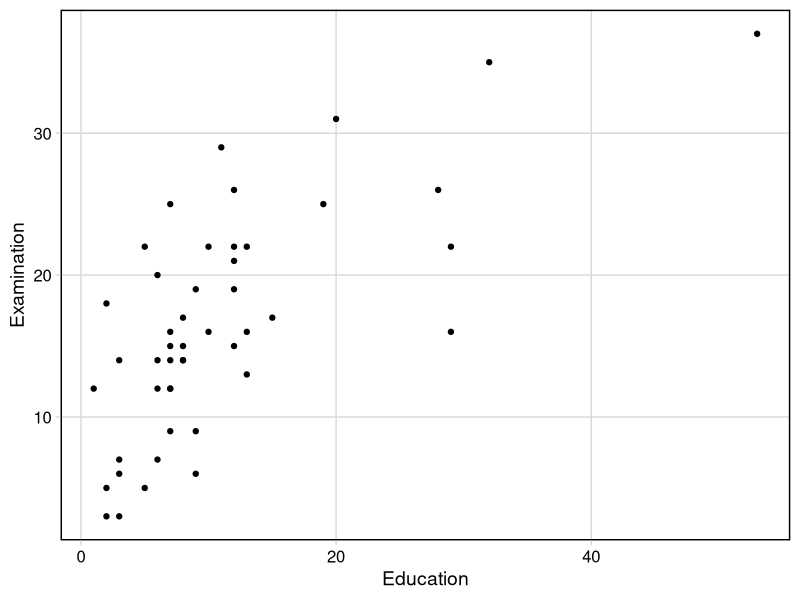
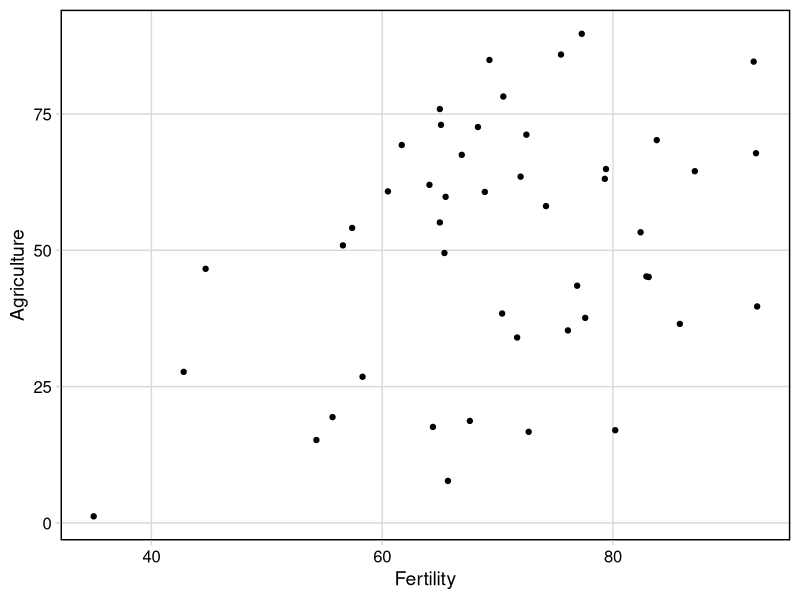
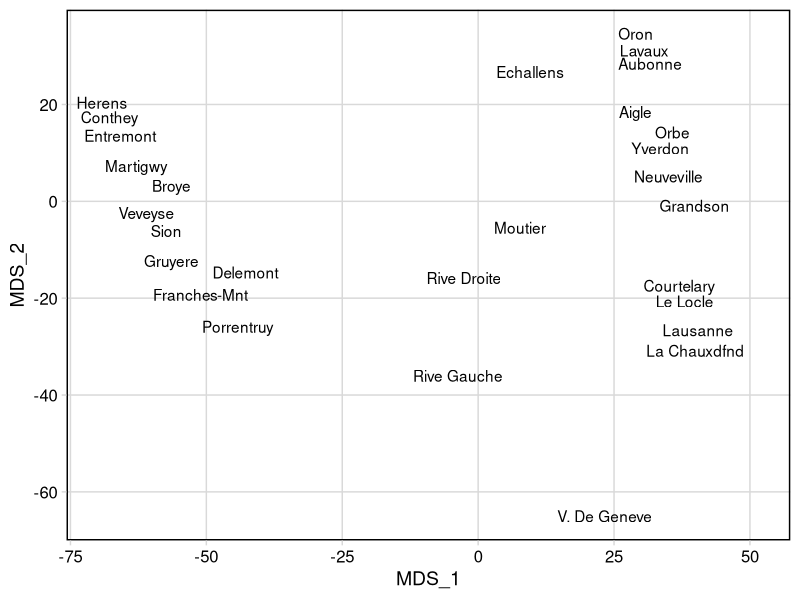
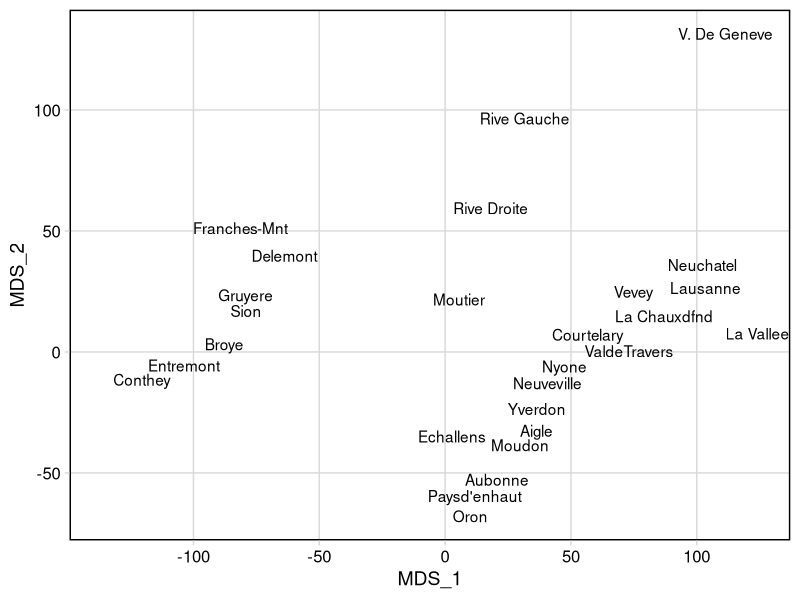
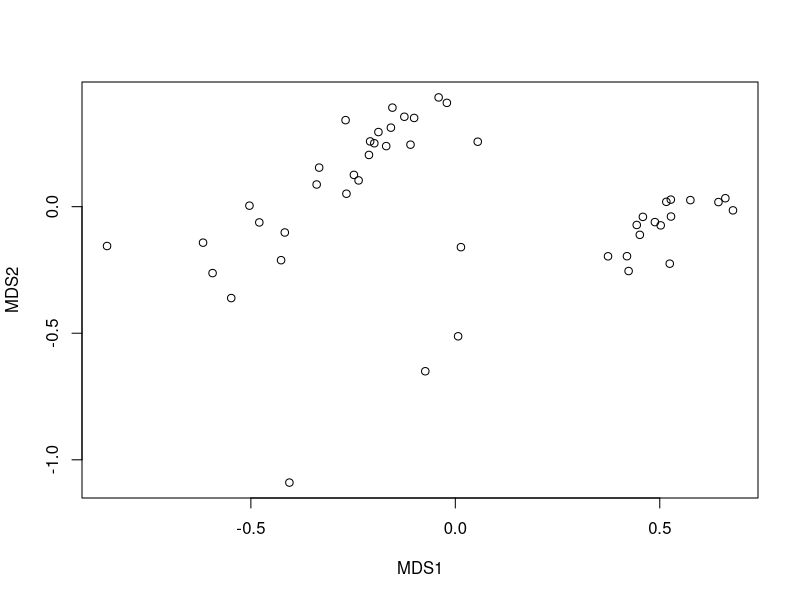
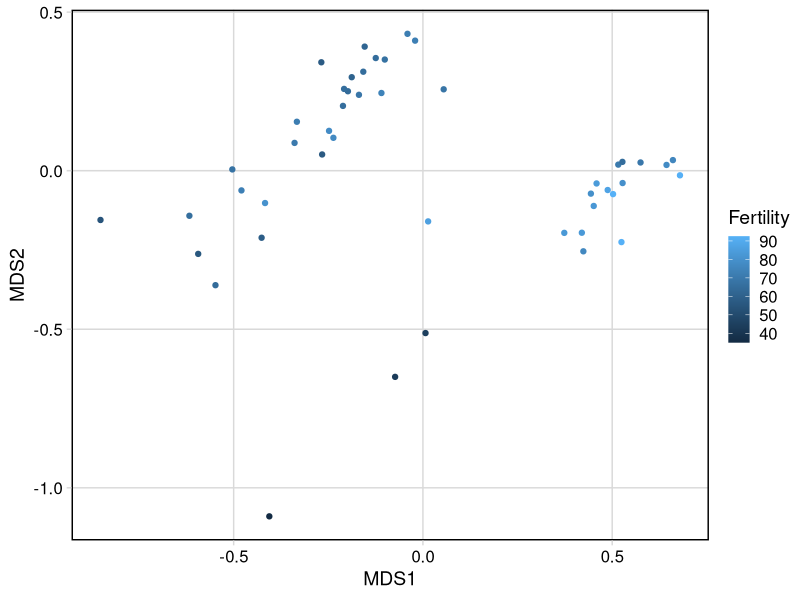
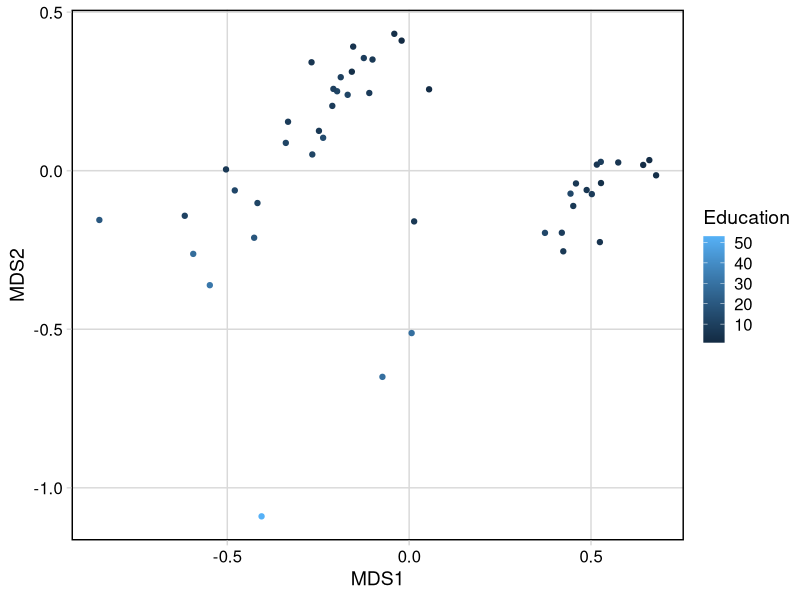
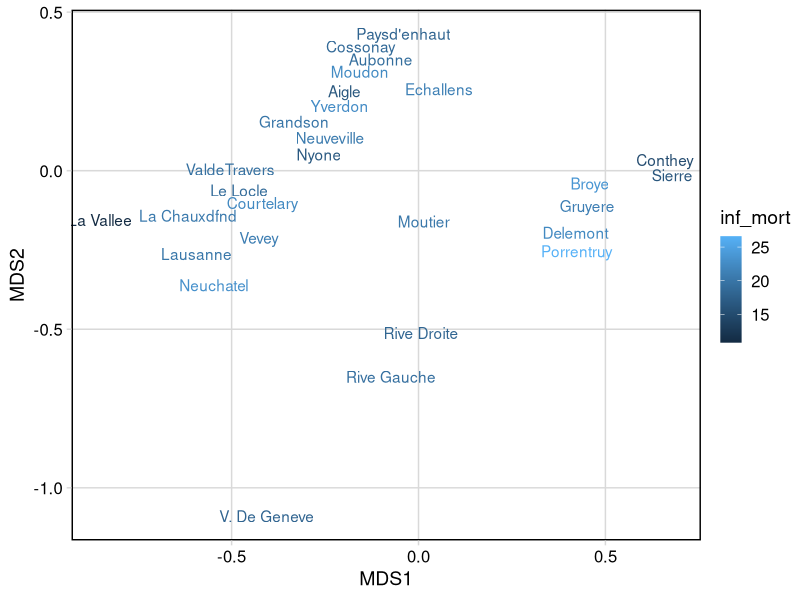

Source code (R) for these figures, in order:
## ---- chunk 1
library(tidyverse)
library(ggplot2)
library(vegan)
library(MASS)
library(ggforce)
library(cowplot)
## ---- chunk 2

data("swiss")
head(swiss)
skimr::skim(swiss)

## ---- chunk 3
swiss %>%
  ggplot(aes(x=Education, y = Examination)) +
  geom_point() +
  theme_minimal_grid() +
  panel_border(color = "black")

## ---- chunk 4
swiss %>%
  ggplot(aes(x=Fertility, y = Agriculture)) +
  geom_point() +
  theme_minimal_grid() +
  panel_border(color = "black")
## ---- chunk 5
distance_matrix_euclidean <- swiss %>% dist(method = "euclidean")

euclidean_MDS <- distance_matrix_euclidean %>% 
                  cmdscale()

tibble_euclidean_MDS <- tibble(
                          MDS_1 = euclidean_MDS[,1], 
                          MDS_2 = euclidean_MDS[,2],
                          city =  rownames(euclidean_MDS)
)
                  

tibble_euclidean_MDS %>%
  ggplot(aes(x=MDS_1, y = MDS_2, label = city)) +
  geom_text(check_overlap = TRUE) +
  theme_minimal_grid() +
  panel_border(color = "black")

## ---- chunk 6

distance_matrix_manhattan <- swiss %>% dist(method = "manhattan")
m_MDS <- distance_matrix_manhattan %>% 
                  cmdscale()

tibble_m_MDS <- tibble(
                          MDS_1 = m_MDS[,1], 
                          MDS_2 = m_MDS[,2],
                          city =  rownames(m_MDS)
)
                  

tibble_m_MDS %>%
  ggplot(aes(x=MDS_1, y = MDS_2, label = city)) +
  geom_text(check_overlap = TRUE) +
  theme_minimal_grid() +
  panel_border(color="black")

## ---- chunk 7
library(vegan)
vegan_mds <- metaMDS(comm = swiss, 
                     distance = "jaccard", 
                     trace = FALSE,
                     autotransform = FALSE)

## ---- chunk 8
plot(vegan_mds$points)

## ---- chunk 9

df_MDS <- data.frame(vegan_mds$points)

## ---- chunk 10
#sanity check
rownames(df_MDS) == rownames(swiss)
## ---- chunk 11
df_MDS$Education <- swiss$Education
df_MDS$Fertility <- swiss$Fertility
df_MDS$inf_mort <- swiss$Infant.Mortality

df_MDS %>% 
  ggplot(aes(x=MDS1, y=MDS2, color =  Fertility)) +
  geom_point() +
  theme_minimal_grid() +
  panel_border("black")
## ---- chunk 12

df_MDS %>% 
  ggplot(aes(x=MDS1, y=MDS2, color = Education)) +
  geom_point() +
  theme_minimal_grid() +
  panel_border(color="black")

## ---- chunk 13
df_MDS %>% 
  ggplot(aes(x=MDS1, y=MDS2, label = rownames(df_MDS), color =  inf_mort)) +
  geom_text(check_overlap = TRUE) +
  theme_minimal_grid() +
  panel_border(color = "black")

## ---- chunk 14

vegan_mds$stress
## ---- chunk 15
library(MASS)

non_metric_mds <- swiss %>%
                    dist("canberra") %>%          
                    isoMDS(k=5) 

## ---- chunk 16

non_metric_mds_df <- non_metric_mds$points
colnames(non_metric_mds_df) <- c(paste0("DIM", 1:5))
non_metric_mds_df

## ---- chunk 17
non_metric_mds_df %>%
  as_tibble() %>%
  mutate(
    city = rownames(non_metric_mds_df)
  ) %>%
  ggplot(aes(x = .panel_x, y = .panel_y)) +
  geom_point(alpha = 0.4, size = 0.5) +
  geom_autodensity(alpha = .3) +
  facet_matrix(vars(-city), layer.diag = 2) + 
  scale_color_brewer(palette = "Dark2") + 
  scale_fill_brewer(palette = "Dark2") +
  theme_minimal_grid() +
  panel_border(color = "black") +
  theme(legend.position = "bottom")
